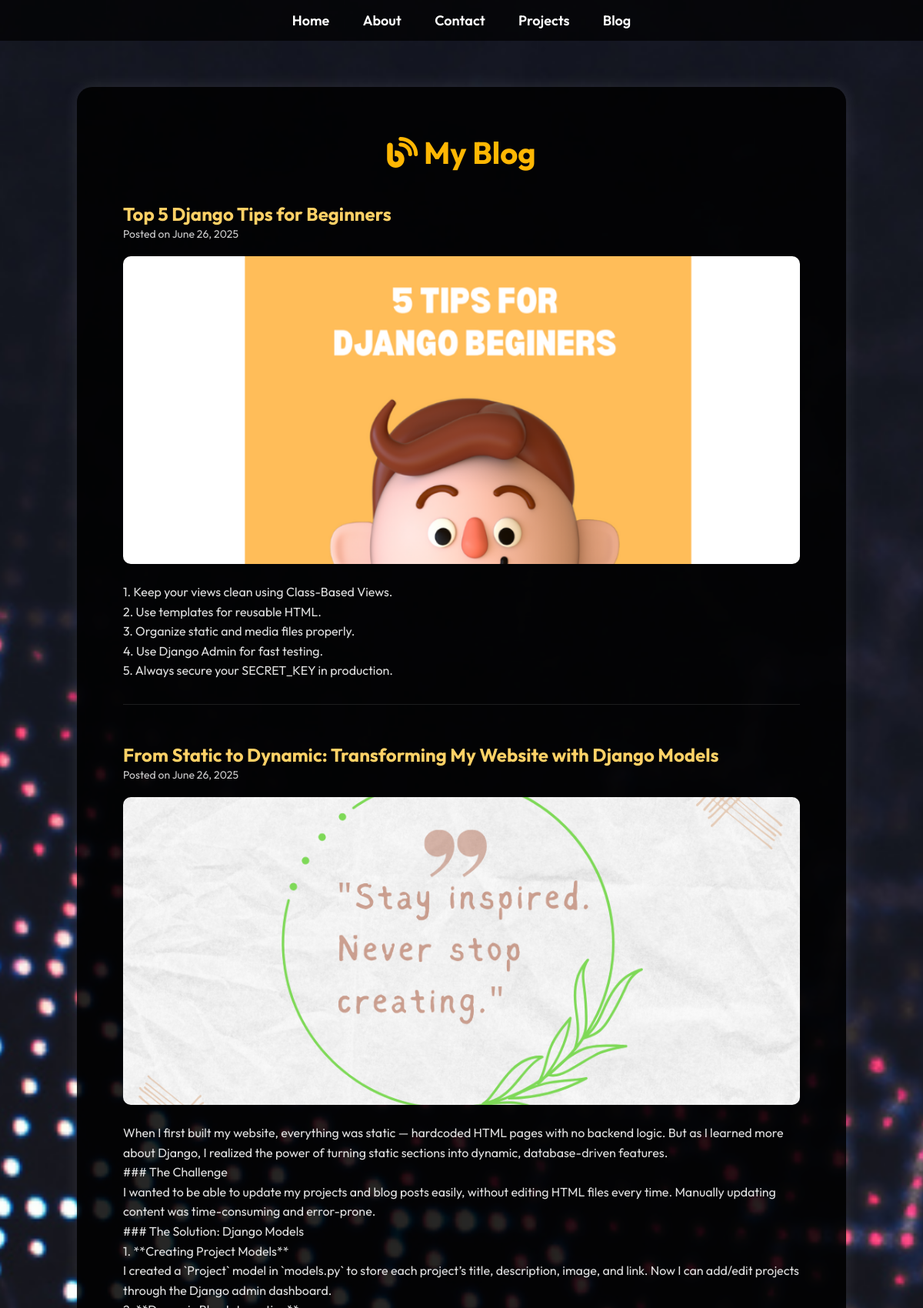
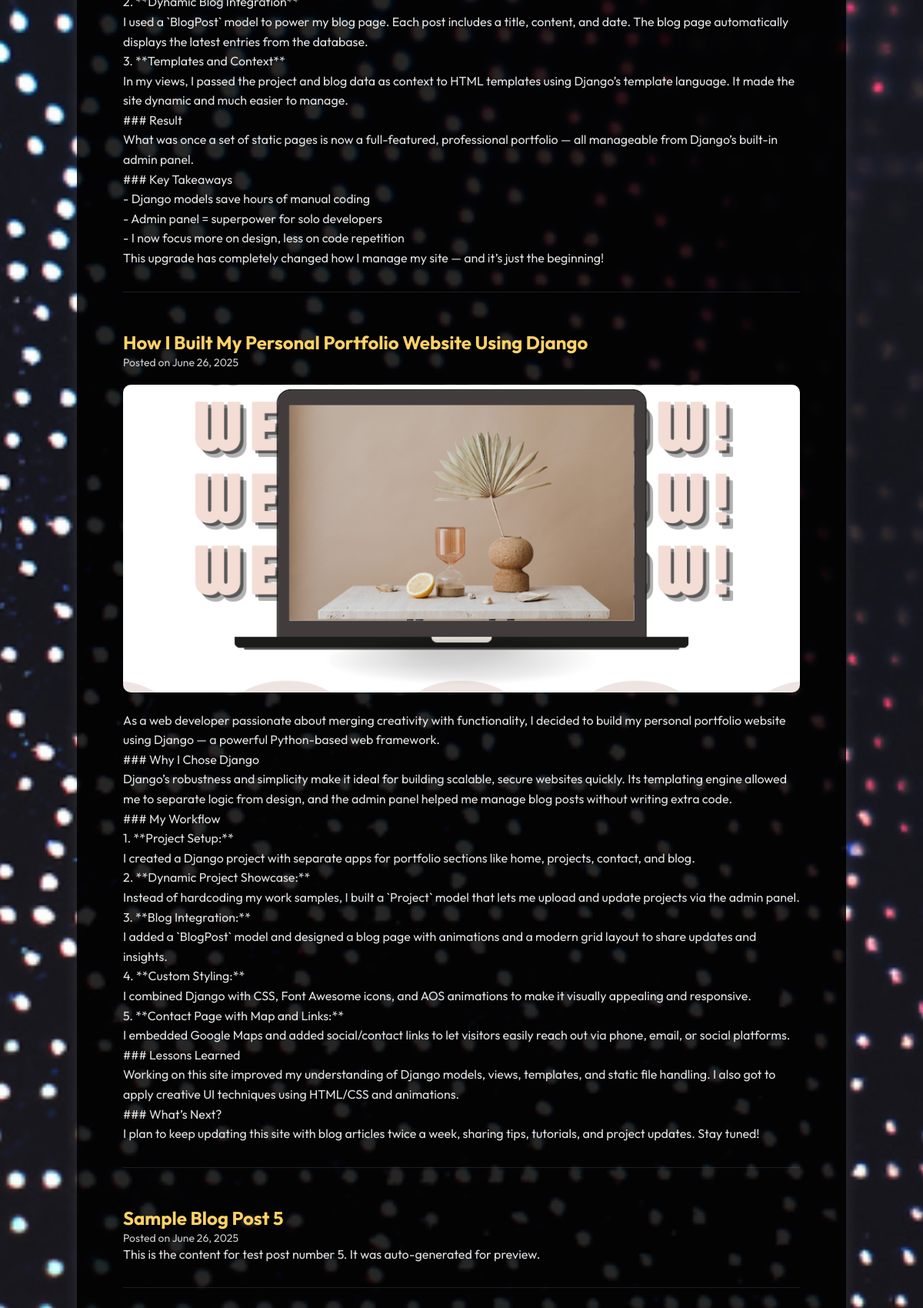
Screenshot of /blog/ (upper part) with the database file from the repository (2 pictures, top to bottom).
### internalHome/models.py (models this page shows, shortened)
class BlogPost(models.Model):
    title = models.CharField(max_length=200)
    content = models.TextField()
    image = models.ImageField(upload_to='blog_images/', blank=True, null=True)
    created_at = models.DateTimeField(auto_now_add=True)

### internalHome/views.py (the view)
# urls.py: path('blog/', views.blog, name='blog'),
def blog(request):
    posts = BlogPost.objects.all().order_by('-created_at')
    return render(request, 'internalHome/blog.html', {'posts': posts})

### internalHome/templates/internalHome/blog.html (shortened to what this page needs)
{% load static %}
<!DOCTYPE html>
<html lang="en">
<head>
  <link rel="stylesheet" href="https://cdnjs.cloudflare.com/ajax/libs/font-awesome/6.4.0/css/all.min.css" />
  <link href="https://cdn.jsdelivr.net/npm/aos@2.3.4/dist/aos.css" rel="stylesheet" />
</head>
<body>
  <nav>
    <a href="/">Home</a>
    <a href="/about/">About</a>
    <a href="/contact/">Contact</a>
    <a href="/projects/">Projects</a>
    <a href="/blog/">Blog</a>
  </nav>
  <section class="main-section">
    <div class="blog-container" data-aos="fade-up">
      <h1><i class="fas fa-blog"></i> My Blog</h1>
      {% for post in posts %}
        <div class="blog-post">
          <h2>{{ post.title }}</h2>
          <small>Posted on {{ post.created_at|date:"F d, Y" }}</small>
          {% if post.image %}
            <img src="{{ post.image.url }}" alt="{{ post.title }}">
          {% endif %}
          <p>{{ post.content|linebreaks }}</p>
        </div>
      {% endfor %}
    </div>
  </section>
</body>
</html>

### internalHome/templates/internalHome/blog.html (style rules this page uses)
* { margin: 0; padding: 0; box-sizing: border-box; }
html, body { font-family: 'Outfit', sans-serif; background: url('/media/profile/bg-pattern.png') no-repeat center center fixed; background-size: cover; color: white; min-height: 100vh; }
nav { background-color: rgba(0, 0, 0, 0.7); padding: 15px 0; text-align: center; }
nav a { color: white; margin: 0 20px; font-weight: 600; text-decoration: none; font-size: 18px; position: relative; }
nav a::after { content: ''; position: absolute; width: 0%; height: 2px; background-color: #ffb703; bottom: -4px; left: 0; transition: width 0.3s ease; }
.main-section { display: flex; justify-content: center; padding: 60px 20px; }
.blog-container { max-width: 1000px; width: 100%; background-color: rgba(0, 0, 0, 0.85); padding: 60px; border-radius: 20px; box-shadow: 0 0 20px rgba(255, 255, 255, 0.1); }
h1 { font-size: 40px; text-align: center; margin-bottom: 40px; color: #ffb703; }
.blog-post { margin-bottom: 50px; border-bottom: 1px solid rgba(255, 255, 255, 0.1); padding-bottom: 30px; }
.blog-post h2 { font-size: 24px; color: #ffd166; }
.blog-post small { font-size: 14px; color: #cccccc; }
.blog-post img { width: 100%; max-height: 400px; object-fit: cover; border-radius: 10px; margin: 20px 0; }
.blog-post p { font-size: 16px; line-height: 1.6; color: #e0e0e0; }

### rows the page displays
BlogPost: title "Top 5 Django Tips for Beginners", created_at "June 26, 2025", image (picture), content "1. Keep your views clean using Class-Based Views. 2. Use templates for reusable HTML. 3. Organize static and media files properly. 4. Use Django Admin for fast testing. 5. Always secure your SECRET_KEY in production."
BlogPost: title "From Static to Dynamic: Transforming My Website with Django Models", created_at "June 26, 2025", image (picture), content "When I first built my website, everything was static — hardcoded HTML pages with no backend logic. But as I learned more about Django, I realized the power of turning static sections into dynamic, database-driven features. ### The Challenge I wanted to be able to update my projects and blog posts easily, without editing HTML files every time. Manually updating content was time-consuming and error-prone. ### The Solution: Django Models 1. **Creating Project Models** I created a `Project` model in `models.py` to store each project’s title, description, image, and link. Now I can add/edit projects through the Django admin dashboard. 2. **Dynamic Blog Integration** I used a `BlogPost` model to…"
BlogPost: title "How I Built My Personal Portfolio Website Using Django", created_at "June 26, 2025", image (picture), content "As a web developer passionate about merging creativity with functionality, I decided to build my personal portfolio website using Django — a powerful Python-based web framework. ### Why I Chose Django Django’s robustness and simplicity make it ideal for building scalable, secure websites quickly. Its templating engine allowed me to separate logic from design, and the admin panel helped me manage blog posts without writing extra code. ### My Workflow 1. **Project Setup:** I created a Django project with separate apps for portfolio sections like home, projects, contact, and blog. 2. **Dynamic Project Showcase:** Instead of hardcoding my work samples, I built a `Project` model that lets me…"
BlogPost: title "Sample Blog Post 5", created_at "June 26, 2025", content "This is the content for test post number 5. It was auto-generated for preview."
